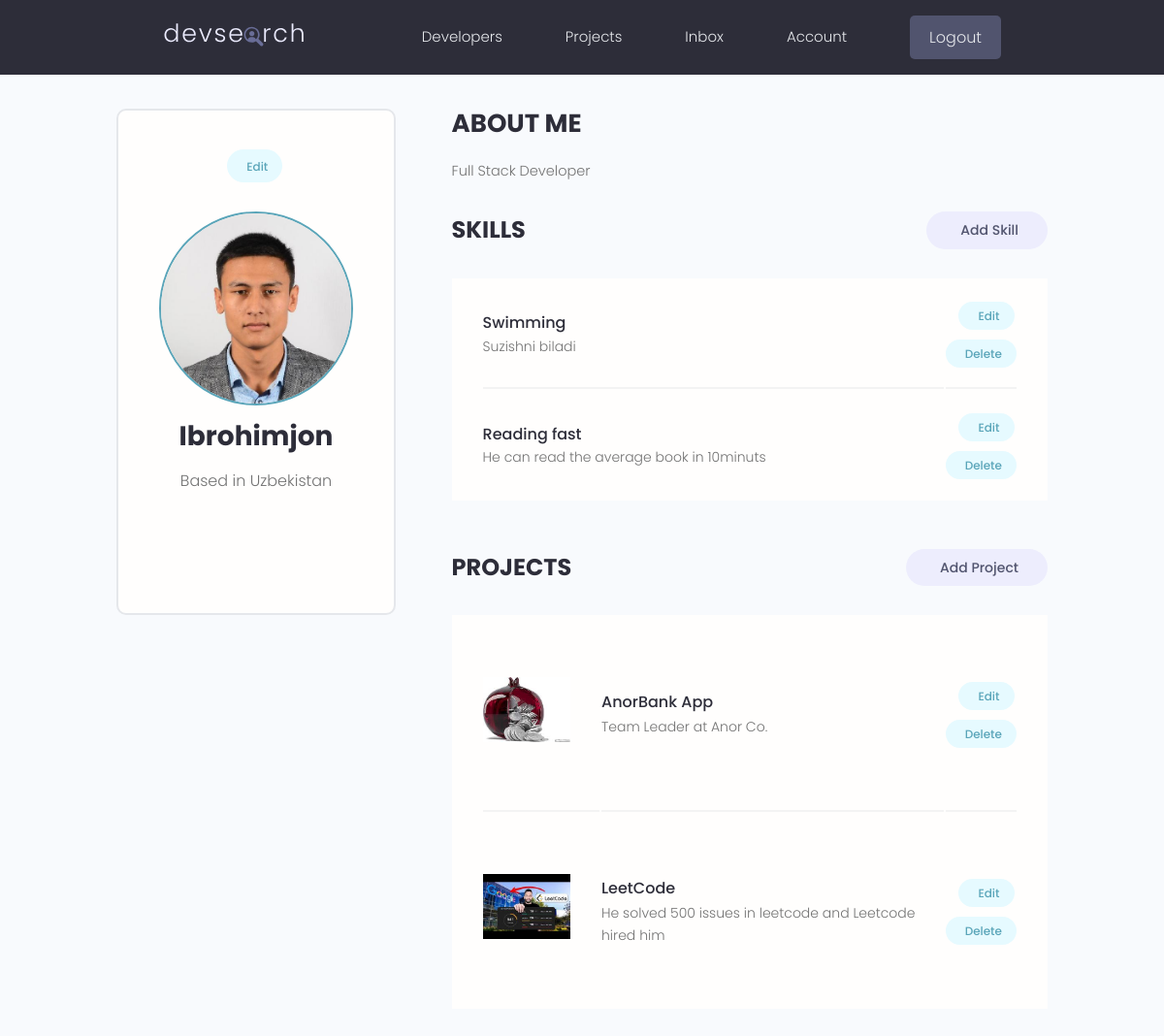
Screenshot of /account/ (signed in) with the database file from the repository.
### users/models.py (models this page shows, shortened)
class Profile(models.Model):
    user = models.OneToOneField(
        User, on_delete=models.CASCADE, null=True, blank=True)
    name = models.CharField(max_length=200, blank=True, null=True)
    email = models.EmailField(max_length=500, blank=True, null=True)
    username = models.CharField(max_length=200, blank=True, null=True)
    location = models.CharField(max_length=200, blank=True, null=True)
    short_intro = models.CharField(max_length=200, blank=True, null=True)
    bio = models.TextField(blank=True, null=True)
    profile_image = models.ImageField(
        null=True, blank=True, upload_to='profiles/', default="profiles/user-default.png")
    social_github = models.CharField(max_length=200, blank=True, null=True)
    social_twitter = models.CharField(max_length=200, blank=True, null=True)
    social_linkedin = models.CharField(max_length=200, blank=True, null=True)
    social_youtube = models.CharField(max_length=200, blank=True, null=True)
    social_website = models.CharField(max_length=200, blank=True, null=True)
    created = models.DateTimeField(auto_now_add=True)
    id = models.UUIDField(default=uuid.uuid4, unique=True,
                          primary_key=True, editable=False)
    class Meta:
        ordering = ['created']
    @property
    def imageURL(self):
        try:
            url = self.profile_image.url
        except:
            url = ''
        return url

class Skill(models.Model):
    owner = models.ForeignKey(
        Profile, on_delete=models.CASCADE, null=True, blank=True)
    name = models.CharField(max_length=200, blank=True, null=True)
    description = models.TextField(null=True, blank=True)
    created = models.DateTimeField(auto_now_add=True)
    id = models.UUIDField(default=uuid.uuid4, unique=True,
                          primary_key=True, editable=False)

### projects/models.py (models this page shows, shortened)
class Project(models.Model):
    owner = models.ForeignKey(
        Profile, null=True, blank=True, on_delete=models.CASCADE)
    title = models.CharField(max_length=200)
    description = models.TextField(null=True, blank=True)
    featured_image = models.ImageField(
        null=True, blank=True, default="default.jpg")
    demo_link = models.CharField(max_length=2000, null=True, blank=True)
    source_link = models.CharField(max_length=2000, null=True, blank=True)
    tags = models.ManyToManyField('Tag', blank=True)
    vote_total = models.IntegerField(default=0, null=True, blank=True)
    vote_ratio = models.IntegerField(default=0, null=True, blank=True)
    created = models.DateTimeField(auto_now_add=True)
    id = models.UUIDField(default=uuid.uuid4, unique=True,
                          primary_key=True, editable=False)
    class Meta:
        ordering = ['-vote_ratio', '-vote_total', 'title']
    @property
    def imageURL(self):
        try:
            url = self.featured_image.url
        except:
            url = ''
        return url

### users/views.py (the view)
# urls.py: path('account/', views.userAccount, name="account"),
@login_required(login_url='login')
def userAccount(request):
    profile = request.user.profile
    skills = profile.skill_set.all()
    projects = profile.project_set.all()
    context = {'profile': profile, 'skills': skills, 'projects': projects}
    return render(request, 'users/account.html', context)

### users/templates/users/account.html (shortened to what this page needs)
{% extends 'main.html' %}
{% block content %}
<main class="settingsPage profile my-md">
  <div class="container">
    <div class="layout">
      <div class="column column--1of3">
        <div class="card text-center">
          <div class="card__body dev">
            <a class="tag tag--pill tag--main settings__btn" href="{% url 'edit-account' %}">
              Edit</a>
            <img class="avatar avatar--xl dev__avatar" src="{{profile.imageURL}}" />
            <h2 class="dev__name">{{profile.name}}</h2>
            <p class="dev__location">Based in {{profile.location}}</p>
            <ul class="dev__social">
            </ul>
          </div>
        </div>
      </div>
      <div class="column column--2of3">
        <div class="devInfo">
          <h3 class="devInfo__title">About Me</h3>
          <p class="devInfo__about">{{profile.bio}}</p>
        </div>
        <div class="settings">
          <h3 class="settings__title">Skills</h3>
          <a class="tag tag--pill tag--sub settings__btn tag--lg" href="{% url 'create-skill' %}"> Add Skill</a>
        </div>
        <table class="settings__table">
          {% for skill in skills %}
          <tr>
            <td class="settings__tableInfo">
              <h4>{{skill.name}}</h4>
              <p>
                {{skill.description}}
              </p>
            </td>
            <td class="settings__tableActions">
              <a class="tag tag--pill tag--main settings__btn" href="{% url 'update-skill' skill.id %}"> Edit</a>
              <a class="tag tag--pill tag--main settings__btn" href="{% url 'delete-skill' skill.id %}?next=/account">
                Delete</a>
            </td>
          </tr>
          {% endfor %}
        </table>
        <div class="settings">
          <h3 class="settings__title">Projects</h3>
          <a class="tag tag--pill tag--sub settings__btn tag--lg" href="{% url 'create-project' %}"> Add Project</a>
        </div>
        <table class="settings__table">
          {% for project in projects %}
          <tr>
            <td class="settings__thumbnail">
              <a href="{% url 'project' project.id %}"><img src="{{project.imageURL}}" alt="Project Thumbnail" /></a>
            </td>
            <td class="settings__tableInfo">
              <a href="{% url 'project' project.id %}">{{project.title}}</a>
              <p>{{project.description|slice:"150"}}</p>
            </td>
            <td class="settings__tableActions">
              <a class="tag tag--pill tag--main settings__btn" href="{% url 'update-project' project.id %}"> Edit</a>
              <a class="tag tag--pill tag--main settings__btn"
                href="{% url 'delete-project'  project.id %}?next=/account">
                Delete</a>
            </td>
          </tr>
          {% endfor %}
        </table>
      </div>
    </div>
  </div>
</main>
{% endblock %}

### static/styles/app.css (style rules this page uses)
:root { --color-sub: #2d2d39; }
.card { border: 2px solid var(--color-light); }
img { width: 100%; }
.profile .card > .dev { padding: 4rem; }
.dev__avatar { display: block; margin: auto; }
.dev__name { color: var(--color-sub); font-size: 2.8rem; font-weight: 700; margin-top: 1rem; margin-bottom: 0.5rem; }
.dev__location { margin-top: 1rem; }
.dev__social { margin: 3rem 0; list-style: none; display: flex; justify-content: center; gap: 1.5rem; }
.devInfo { margin-bottom: 3rem; }
.devInfo__title, .devInfo__subtitle { font-size: 2.6rem; color: var(--color-sub); text-transform: uppercase; font-weight: 700; margin-bottom: 1.5rem; }
.devInfo__about, .devSkill__info { font-size: 1.45rem; line-height: 1.7; text-align: justify; }
.settingsPage .dev > .settings__btn { display: inline-block; margin-bottom: 3rem; }
.settings { display: flex; justify-content: space-between; align-items: center; }
.settings__title { font-size: 2.4rem; text-transform: uppercase; font-weight: 700; color: var(--color-sub); }
.settings__table { margin-top: 3rem; margin-bottom: 5rem; padding: 0 3rem; background: var(--color-white); }
.settings__table tr { width: 100%; }
.settings__table tr > td { padding: 2rem 0; }
.settings__table tr:not(:last-child) td { border-bottom: 2px solid var(--color-white-light); }
.settings__thumbnail { width: 23%; min-width: 10rem; }
.settings__thumbnail img { padding-right: 3rem; height: 15rem; object-fit: contain; }
.settings__tableInfo { width: 100%; }
.settings__tableInfo h4, .settings__tableInfo a { padding-right: 1rem; width: auto; font-size: 1.6rem; font-weight: 500; color: var(--color-sub); }
.settings__tableInfo p { font-size: 1.4rem; }
.settings__tableActions { text-align: right; }

### static/uikit/styles/modules/_variables.css (style rules this page uses)
:root { --color-main: #5aa5b9; --color-main-light: #e6faff; --color-sub: #3f4156; --color-sub-light: #51546e; --color-sub-lighter: #ededfd; --color-text: #737373; --color-gray: #8b8b8b; --color-light: #e5e7eb; --color-light-gray: #767676; --color-bg: #f8fafd; --color-white: #fffefd; --color-white-light: #f3f3f3; --color-success: #359e64; --color-success-bg: #def8e8; --color-error: #fc4b0b; --color-error-bg: #fff2ee; --font-base: 'Poppins', arial, helvetica, 'Segoe UI', roboto, ubuntu, sans-serif; --font-monospace: 'Fira Code', 'Courier New', courier, monospace; --font-regular: 300; --font-medium: 500; --font-bold: 700; --generic-shadow: 1px 1px 5px #00000010; --generic-transition: all 0.3s ease-in-out; }

### static/uikit/styles/modules/_base.css (style rules this page uses)
* { margin: 0; padding: 0; box-sizing: border-box; text-rendering: optimizeLegibility; color: inherit; font-size: inherit; }
html { font-size: 50%; }
@media only screen and (min-width: 480px) { html { font-size: 56.25%; } }
@media only screen and (min-width: 1200px) { html { font-size: 62.5%; } }
body { line-height: 1.6; font-weight: 400; font-size: 1.5rem; color: var(--color-text); background-color: var(--color-bg); min-height: 100vh; }

### static/uikit/styles/modules/_typography.css (style rules this page uses)
* { font-family: var(--font-base); }
h2 { font-size: 3.6rem; font-weight: var(--font-bold); }
h3 { font-size: 3.2rem; font-weight: var(--font-medium); }
h4 { font-size: 2.8rem; font-weight: var(--font-medium); }
p, span, strong { font-size: 1.6rem; color: var(--color-text); font-weight: var(--font-regular); }
a { padding-bottom: 2px; text-decoration: none; display: inline-block; color: var(--color-main); font-weight: var(--font-medium); }

### static/uikit/styles/modules/_utilities.css (style rules this page uses)
.container { width: 92%; max-width: 165rem; margin: 0 auto; box-sizing: border-box; }
@media screen and (min-width: 1000px) { .container { width: 90%; } }
@media screen and (min-width: 1200px) { .container { width: 80%; } }
.text-center { text-align: center; }
.my-md { margin: 3rem auto; }

### static/uikit/styles/modules/_avatar.css (style rules this page uses)
.avatar { border-radius: 50%; border: 2px solid var(--color-main); object-fit: cover; }
.avatar--xl { height: 20rem; width: 20rem; }

### static/uikit/styles/modules/_card.css (style rules this page uses)
.card { border-radius: 1rem; background-color: var(--color-white); border: 1.5px solid var(--color-light); width: auto; height: auto; margin-top: 0.5rem; margin-bottom: 0.5rem; overflow: hidden; }
.card__body, .card__header { padding: 2rem 2.5rem; }

### static/uikit/styles/modules/_layout.css (style rules this page uses)
.layout { display: flex; flex-flow: row wrap; justify-content: space-between; }
.layout > .column { margin-bottom: 3rem; }
.layout > .column.column--1of3 { flex-basis: 30%; }
.layout > .column.column--2of3 { flex-basis: 64%; }

### rows the page displays
Profile: imageURL (picture), name "Ibrohimjon", location "Uzbekistan", bio "Full Stack Developer"
Skill: name "Swimming", description "Suzishni biladi"
Skill: name "Reading fast", description "He can read the average book in 10minuts"
Project: imageURL (picture), title "AnorBank App", description "Team Leader at Anor Co."
Project: imageURL (picture), title "LeetCode", description "He solved 500 issues in leetcode and Leetcode hired him"
